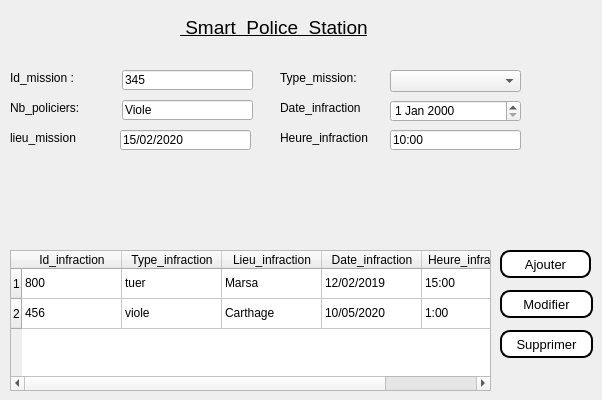
      <widget class="QWidget" name="tab_11">
       <attribute name="icon">
        <iconset>
         <normaloff>../Downloads/armes.png</normaloff>../Downloads/armes.png</iconset>
       </attribute>
       <attribute name="title">
        <string>Missions</string>
       </attribute>
       <widget class="QPushButton" name="Ajoutersalaries_6">
        <property name="geometry">
         <rect>
          <x>500</x>
          <y>250</y>
          <width>91</width>
          <height>28</height>
         </rect>
        </property>
        <property name="font">
         <font>
          <family>Arial</family>
          <pointsize>10</pointsize>
          <weight>50</weight>
          <bold>false</bold>
         </font>
        </property>
        <property name="styleSheet">
         <string notr="true">background-color:white; 
color:black; 
border-style:outset ; 
border-width:2px ; 
border-radius:10px;</string>
        </property>
        <property name="text">
         <string>Ajouter</string>
        </property>
       </widget>
       <widget class="QLabel" name="policou_9">
        <property name="geometry">
         <rect>
          <x>180</x>
          <y>10</y>
          <width>351</width>
          <height>35</height>
         </rect>
        </property>
        <property name="sizePolicy">
         <sizepolicy hsizetype="Preferred" vsizetype="Maximum">
          <horstretch>0</horstretch>
          <verstretch>0</verstretch>
         </sizepolicy>
        </property>
        <property name="font">
         <font>
          <family>Arial</family>
          <pointsize>14</pointsize>
          <weight>50</weight>
          <bold>false</bold>
          <underline>true</underline>
         </font>
        </property>
        <property name="text">
         <string> Smart  Police  Station</string>
        </property>
        <property name="textFormat">
         <enum>Qt::PlainText</enum>
        </property>
       </widget>
       <widget class="QPushButton" name="modifiersalaries_6">
        <property name="geometry">
         <rect>
          <x>500</x>
          <y>290</y>
          <width>93</width>
          <height>28</height>
         </rect>
        </property>
        <property name="font">
         <font>
          <family>Arial</family>
          <pointsize>10</pointsize>
          <weight>50</weight>
          <bold>false</bold>
         </font>
        </property>
        <property name="styleSheet">
         <string notr="true">background-color:white; 
color:black; 
border-style:outset ; 
border-width:2px ; 
border-radius:10px;</string>
        </property>
        <property name="text">
         <string>Modifier</string>
        </property>
       </widget>
       <widget class="QPushButton" name="supprimersalaries_6">
        <property name="geometry">
         <rect>
          <x>500</x>
          <y>330</y>
          <width>93</width>
          <height>28</height>
         </rect>
        </property>
        <property name="font">
         <font>
          <family>Arial</family>
          <pointsize>10</pointsize>
          <weight>50</weight>
          <bold>false</bold>
         </font>
        </property>
        <property name="styleSheet">
         <string notr="true">background-color:white; 
color:black; 
border-style:outset ; 
border-width:2px ; 
border-radius:10px;</string>
        </property>
        <property name="text">
         <string>Supprimer</string>
        </property>
       </widget>
       <widget class="QLabel" name="label_10">
        <property name="geometry">
         <rect>
          <x>280</x>
          <y>100</y>
          <width>121</width>
          <height>16</height>
         </rect>
        </property>
        <property name="text">
         <string>Date_infraction</string>
        </property>
       </widget>
       <widget class="QLineEdit" name="lineEdit_13">
        <property name="geometry">
         <rect>
          <x>122</x>
          <y>100</y>
          <width>131</width>
          <height>20</height>
         </rect>
        </property>
        <property name="text">
         <string>Viole</string>
        </property>
       </widget>
       <widget class="QLineEdit" name="lineEdit_14">
        <property name="geometry">
         <rect>
          <x>390</x>
          <y>130</y>
          <width>131</width>
          <height>20</height>
         </rect>
        </property>
        <property name="text">
         <string>10:00</string>
        </property>
       </widget>
       <widget class="QLabel" name="label_16">
        <property name="geometry">
         <rect>
          <x>280</x>
          <y>130</y>
          <width>121</width>
          <height>16</height>
         </rect>
        </property>
        <property name="text">
         <string>Heure_infraction</string>
        </property>
       </widget>
       <widget class="QLabel" name="label_34">
        <property name="geometry">
         <rect>
          <x>10</x>
          <y>70</y>
          <width>81</width>
          <height>16</height>
         </rect>
        </property>
        <property name="text">
         <string>Id_mission :</string>
        </property>
       </widget>
       <widget class="QLineEdit" name="lineEdit_15">
        <property name="geometry">
         <rect>
          <x>120</x>
          <y>130</y>
          <width>131</width>
          <height>20</height>
         </rect>
        </property>
        <property name="text">
         <string>15/02/2020</string>
        </property>
       </widget>
       <widget class="QLabel" name="label_35">
        <property name="geometry">
         <rect>
          <x>10</x>
          <y>130</y>
          <width>101</width>
          <height>16</height>
         </rect>
        </property>
        <property name="text">
         <string>lieu_mission</string>
        </property>
       </widget>
       <widget class="QLabel" name="label_17">
        <property name="geometry">
         <rect>
          <x>10</x>
          <y>100</y>
          <width>101</width>
          <height>16</height>
         </rect>
        </property>
        <property name="text">
         <string>Nb_policiers:</string>
        </property>
       </widget>
       <widget class="QLineEdit" name="lineEdit_29">
        <property name="geometry">
         <rect>
          <x>122</x>
          <y>70</y>
          <width>131</width>
          <height>20</height>
         </rect>
        </property>
        <property name="text">
         <string>345</string>
        </property>
       </widget>
       <widget class="QDateEdit" name="dateEdit_3">
        <property name="geometry">
         <rect>
          <x>390</x>
          <y>100</y>
          <width>131</width>
          <height>22</height>
         </rect>
        </property>
       </widget>
       <widget class="QComboBox" name="comboBox_4">
        <property name="geometry">
         <rect>
          <x>390</x>
          <y>70</y>
          <width>131</width>
          <height>22</height>
         </rect>
        </property>
       </widget>
       <widget class="QLabel" name="label_21">
        <property name="geometry">
         <rect>
          <x>40</x>
          <y>240</y>
          <width>47</width>
          <height>13</height>
         </rect>
        </property>
        <property name="text">
         <string/>
        </property>
       </widget>
       <widget class="QLabel" name="label_22">
        <property name="geometry">
         <rect>
          <x>280</x>
          <y>70</y>
          <width>121</width>
          <height>16</height>
         </rect>
        </property>
        <property name="text">
         <string>Type_mission:</string>
        </property>
       </widget>
       <widget class="QTableWidget" name="tableWidget_3">
        <property name="geometry">
         <rect>
          <x>10</x>
          <y>250</y>
          <width>481</width>
          <height>141</height>
         </rect>
        </property>
        <row>
         <property name="text">
          <string>1</string>
         </property>
        </row>
        <row>
         <property name="text">
          <string>2</string>
         </property>
        </row>
        <column>
         <property name="text">
          <string>Id_infraction</string>
         </property>
        </column>
        <column>
         <property name="text">
          <string>Type_infraction</string>
         </property>
        </column>
        <column>
         <property name="text">
          <string>Lieu_infraction</string>
         </property>
        </column>
        <column>
         <property name="text">
          <string>Date_infraction</string>
         </property>
        </column>
        <column>
         <property name="text">
          <string>Heure_infraction</string>
         </property>
        </column>
        <item row="0" column="0">
         <property name="text">
          <string>800</string>
         </property>
        </item>
        <item row="0" column="1">
         <property name="text">
          <string>tuer </string>
         </property>
        </item>
        <item row="0" column="2">
         <property name="text">
          <string>Marsa</string>
         </property>
        </item>
        <item row="0" column="3">
         <property name="text">
          <string>12/02/2019</string>
         </property>
        </item>
        <item row="0" column="4">
         <property name="text">
          <string>15:00</string>
         </property>
        </item>
        <item row="1" column="0">
         <property name="text">
          <string>456</string>
         </property>
        </item>
        <item row="1" column="1">
         <property name="text">
          <string>viole</string>
         </property>
        </item>
        <item row="1" column="2">
         <property name="text">
          <string>Carthage</string>
         </property>
        </item>
        <item row="1" column="3">
         <property name="text">
          <string>10/05/2020</string>
         </property>
        </item>
        <item row="1" column="4">
         <property name="text">
          <string>1:00</string>
         </property>
        </item>
       </widget>
      </widget>
